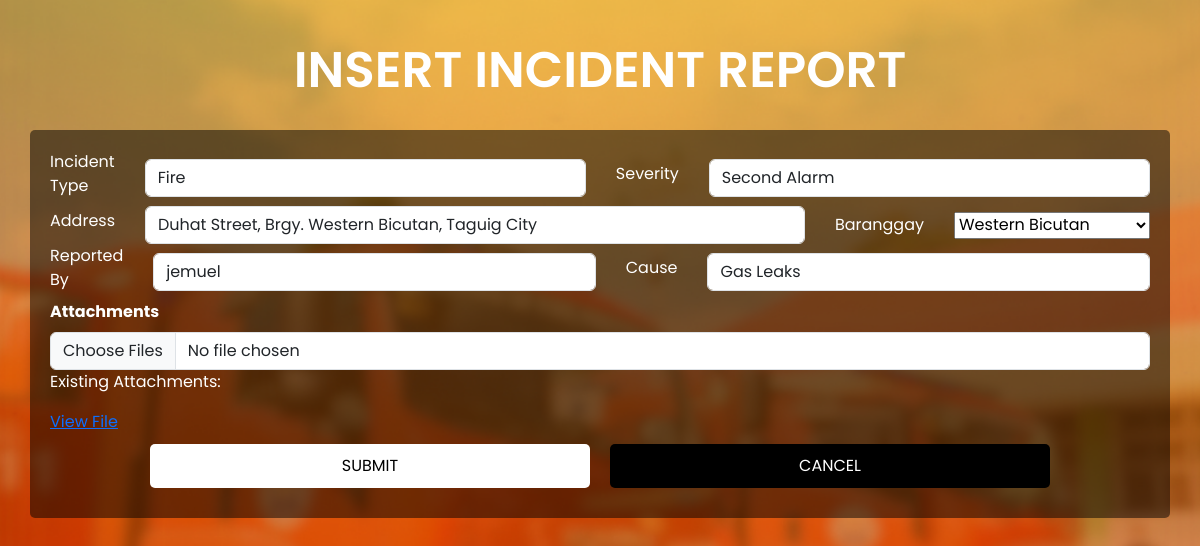
The page /incident/IncidentCreate.php?id=57 (signed in) on the database its author committed.
### tables this page shows
CREATE TABLE `incidents` (
  `incident_id` int(11) NOT NULL,
  `incident_type` varchar(100) NOT NULL,
  `severity_id` int(11) DEFAULT NULL,
  `location` text NOT NULL,
  `address` varchar(255) DEFAULT NULL,
  `reported_by` varchar(255) NOT NULL,
  `reported_time` datetime DEFAULT current_timestamp(),
  `status_id` int(11) DEFAULT NULL,
  `cause` enum('Electrical Faults','Unattended Cooking','Candles & Open Flames','Smoking Indoors','Gas Leaks','Flammable Liquids','Children Playing with Fire','Heating Equipment','Faulty Appliances','Arson') DEFAULT NULL,
  `attachments` text DEFAULT NULL,
  `actions_taken` varchar(255) DEFAULT NULL,
  `barangay_id` int(11) DEFAULT NULL
);

CREATE TABLE `severity` (
  `id` int(11) NOT NULL,
  `level` varchar(20) NOT NULL
);

CREATE TABLE `barangays` (
  `barangay_id` int(11) NOT NULL,
  `barangay_name` varchar(255) NOT NULL
);

### incident/IncidentCreate.php (the view, shortened to what this page needs)
<?php
require '../includes/config.php';
$severity_sql = "SELECT id, level FROM severity ORDER BY id ASC";
$severity_result = $conn->query($severity_sql);
$barangay_sql = "SELECT barangay_id, barangay_name FROM barangays ORDER BY barangay_name ASC";
$barangay_result = $conn->query($barangay_sql);
$incident_id = $_GET['id'] ?? null;
$incident = null;
if ($incident_id) {
    $incident_sql = "SELECT * FROM incidents WHERE incident_id = ?";
    $stmt = $conn->prepare($incident_sql);
    $stmt->bind_param("i", $incident_id);
    $stmt->execute();
    $incident = $stmt->get_result()->fetch_assoc();
}
?>
<!DOCTYPE html>
<html lang="en">
<head>
    <link rel="stylesheet" href="IncidentCreate.css">
    <link href="https://cdn.jsdelivr.net/npm/bootstrap@5.3.0/dist/css/bootstrap.min.css" rel="stylesheet">
</head>
<body>
    <div class="incident-container">
    <h1 class="incident-header">INSERT INCIDENT REPORT</h1>
        <form action="" method="POST" enctype="multipart/form-data" class="incident-info" novalidate>
            <div class="incident-details">
                <label for="incident_type" class="form-label"><strong>Incident Type</strong></label>
                <input type="text" class="form-control" id="incident_type" name="incident_type" value="<?php echo htmlspecialchars($incident['incident_type'] ?? ''); ?>" required>
                <label for="severity_id" class="form-label"><strong>Severity</strong></label>
                <select class="form-control" id="severity_id" name="severity_id" required>
                    <?php while ($severity = $severity_result->fetch_assoc()): ?>
                        <option value="<?php echo $severity['id']; ?>" <?php echo isset($incident['severity_id']) && $incident['severity_id'] == $severity['id'] ? 'selected' : ''; ?>>
                            <?php echo htmlspecialchars($severity['level']); ?>
                        </option>
                    <?php endwhile; ?>
                </select>
            </div>
            <div class="incident-details">
                <label for="address" class="form-label"><strong>Address</strong></label>
                <input type="text" class="form-control" id="address" name="address" value="<?php echo htmlspecialchars($incident['address'] ?? ''); ?>" required>
                <label for="barangay_id"><strong>Baranggay</strong></label>
                <select name="barangay_id" required>
                    <?php while ($barangay = $barangay_result->fetch_assoc()): ?>
                        <option value="<?php echo $barangay['barangay_id']; ?>" <?php echo (isset($incident['barangay_id']) && $incident['barangay_id'] == $barangay['barangay_id']) ? 'selected' : ''; ?>>
                            <?php echo htmlspecialchars($barangay['barangay_name']); ?>
                        </option>
                    <?php endwhile; ?>
                </select>
            </div>
            <div class="incident-details">
                <label for="reported_by" class="form-label"><strong>Reported By</strong></label>
                <input type="text" class="form-control" id="reported_by" name="reported_by" value="<?php echo htmlspecialchars($incident['reported_by'] ?? ''); ?>" required>
                <label for="cause" class="form-label"><strong>Cause</strong></label>
                <select class="form-control" id="cause" name="cause" required>
                    <?php
                    $causes = [
                        'Electrical Faults', 'Unattended Cooking', 'Candles & Open Flames',
                        'Smoking Indoors', 'Gas Leaks', 'Flammable Liquids',
                        'Children Playing with Fire', 'Heating Equipment',
                        'Faulty Appliances', 'Arson'
                    ];
                    foreach ($causes as $cause_option): ?>
                        <option value="<?php echo $cause_option; ?>" <?php echo (isset($incident['cause']) && $incident['cause'] == $cause_option) ? 'selected' : ''; ?>>
                            <?php echo $cause_option; ?>
                        </option>
                    <?php endforeach; ?>
                </select>
            </div>
            <div class="incident-picture">
                <label for="attachments" class="form-label"><strong>Attachments</strong></label>
                <input type="file" class="form-control" id="attachments" name="attachments[]" multiple>
                <?php if (!empty($incident['attachments'])): ?>
                    <p>Existing Attachments:</p>
                    <?php
                    $files = explode(',', $incident['attachments']);
                    foreach ($files as $file): ?>
                        <a href="<?php echo htmlspecialchars($file); ?>" target="_blank">View File</a><br>
                    <?php endforeach; ?>
                <?php endif; ?>
            </div>
            <div class="incident-button">
                <button type="submit" class="submit-btn">SUBMIT</button>
                <a href="IncidentIndex.php" class="cancel-btn">CANCEL</a>
            </div>
        </form>
    </div>
</body>
</html>

### incident/IncidentCreate.css (style rules this page uses)
html { font-family: Poppins, 'Segoe UI', Tahoma, Geneva, Verdana, sans-serif; }
body { background: url('LoginRegister.png') no-repeat center center/cover; min-height: 100vh; min-height: 100dvh; }
.incident-container { display: flex; flex-direction: column; margin: 20px; font-family: Poppins, 'Segoe UI', Tahoma, Geneva, Verdana, sans-serif; }
.incident-header { font-size: 50px; text-align: center; font-weight: 600; margin-bottom: 20px; margin-top: 20px; color: white; }
.incident-info { display: flex; flex-direction: column; background-color: rgba(0, 0, 0, 0.5); border-radius: 5px; padding: 20px; margin: 10px; color: white; }
.incident-details { display: flex; flex-direction: row; align-items: center; margin-right: 15px; gap: 30px; color: white; font: 50px; font-weight: 200; width: 100%; }
.incident-button { display: flex; flex-direction: row; align-items: center; justify-content: center; }
.cancel-btn { display: flex; flex-direction: row; align-items: center; justify-content: center; padding: 10px; margin: 10px; text-decoration: none; font-weight: 400; color: white; background-color: black; border-radius: 5px; width: 40%; }
.submit-btn { display: flex; flex-direction: row; align-items: center; justify-content: center; padding: 10px; margin: 10px; text-decoration: none; font-weight: 400; color: black; background-color: white; border-radius: 5px; width: 40%; border: none; }

### rows shown on the page
incidents: incident_type "Fire", severity_id "Second Alarm", address "Duhat Street, Brgy. Western Bicutan, Taguig City", barangay_id "Western Bicutan", reported_by "jemuel", cause "Gas Leaks"
